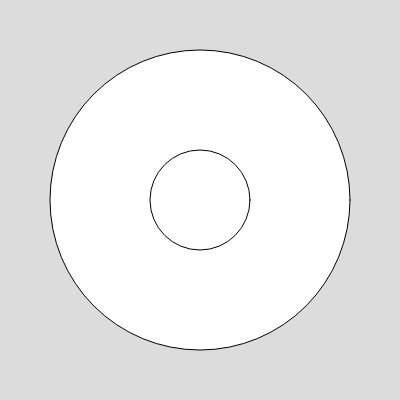
Frame 1 (no input)
Frame 60 (no input): identical to frame 1, image omitted
Frame 120 (the mouse pressed at the canvas centre since frame 60): identical to frame 1, image omitted

The p5.js sketch that drew this single still picture (run headless with seeded random() and noise() and a simulated clock; from frame 60 on, the mouse is pressed at the canvas centre):

// p5.js sketch
// ── sketch.js
function setup() {
  createCanvas(400, 400);
}

function draw() {
  background(220);
  circle(200,200,300);
  circle(200,200,100);
}
